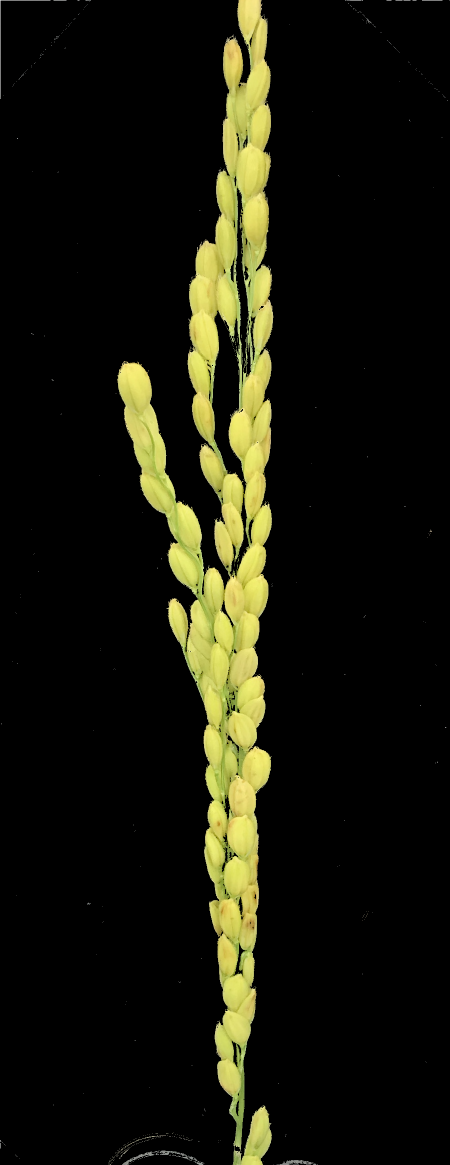
#> input picture image/shadow_IMG_0820.PNG, 900 x 2330 px (shown at 1/2 size); its folder holds only this picture in this run
$ python grain_counter.py
#> lines starting #> are read from the running program, lines starting #| are printed output that depends on the picture; after the words box and inside, x2 and y2 are one past the last pixel; in counts of white or black regions, pixels touching at a corner belong together
from cv2 import cv2 as cv
import numpy as np
from scipy import stats
import csv
import time
import os

image_list = os.listdir('./image')

for image_name in image_list:
    print(image_name)
    img = cv.imread('./image/'+image_name)
#> img is the input picture: shape (2330, 900, 3); mean B, G, R 11.8, 24.2, 24.4
    gray = cv.cvtColor(img,cv.COLOR_BGR2GRAY)
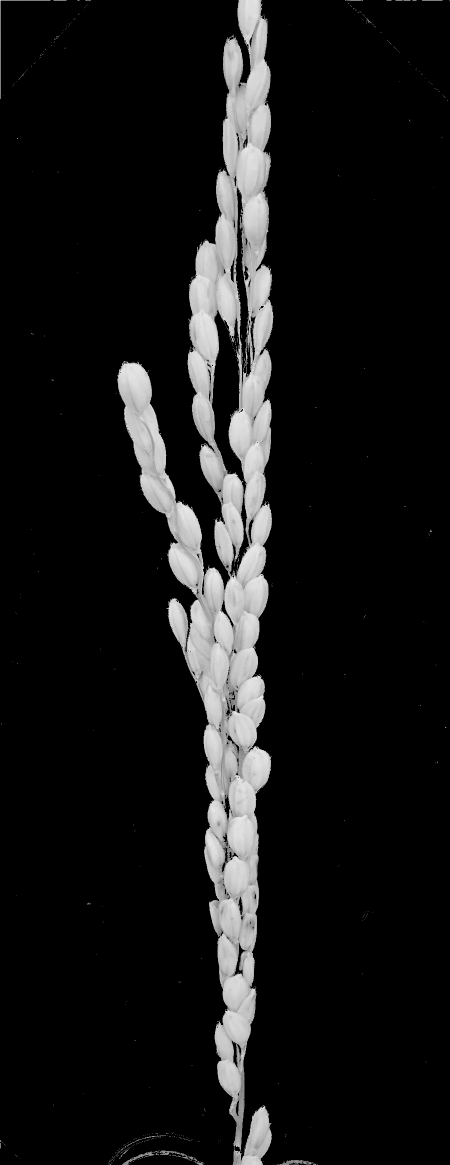
#> gray: shape (2330, 900) (shown at 1/2 size); min 0, max 255, mean 22.9
    ret,binary = cv.threshold(gray,127,255,cv.THRESH_BINARY)
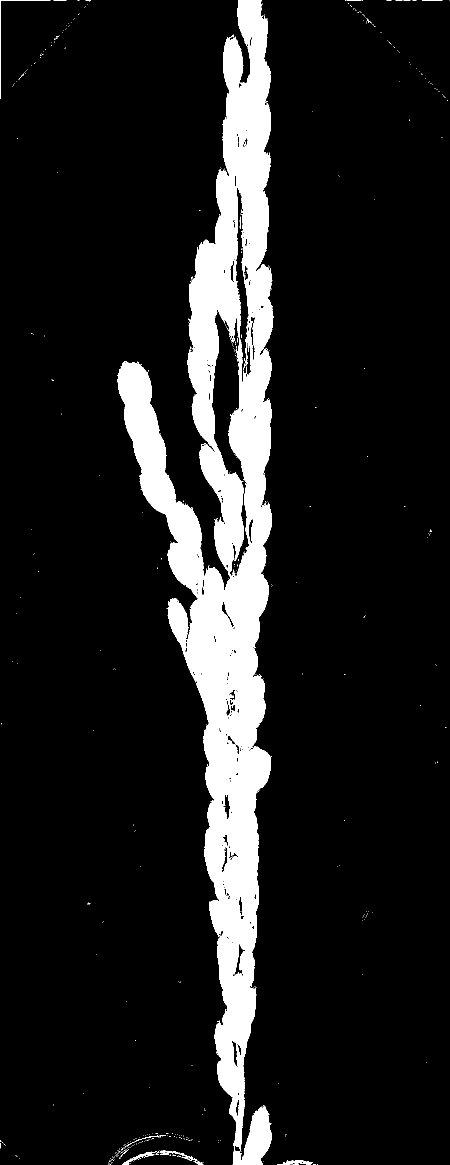
#> binary: shape (2330, 900) (shown at 1/2 size); 11.8% white; 441 white regions (428 under 20 px)

    copy = img.copy()
    contours,hierarchy=cv.findContours(binary,cv.RETR_LIST,cv.CHAIN_APPROX_NONE)
#> contours = 785 contours, 712 with area under 20; largest, box (x1, y1, x2, y2) and area: (234, 0, 547, 2330) 265036, (423, 619, 500, 1154) 14732, (470, 374, 503, 774) 5425, (464, 1884, 494, 1953) 526, (500, 631, 512, 722) 438
    copy=cv.drawContours(copy,contours,-1,(0,0,255),3)
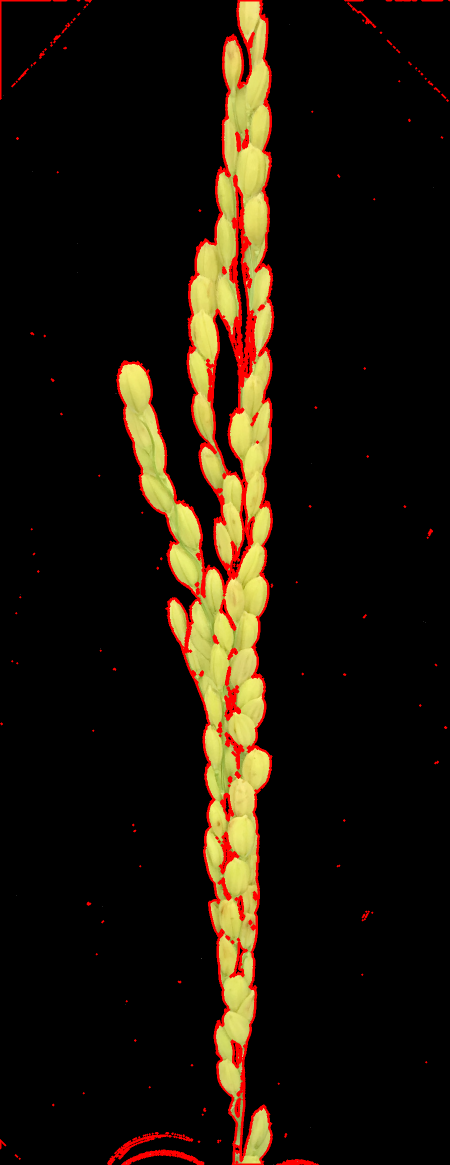
#> copy: shape (2330, 900, 3) (shown at 1/2 size); 3.55% of pixels changed, all inside (x1, y1, x2, y2) = (0, 0, 900, 2330)

    kernel = np.ones((10,10),np.uint8)
    erosion = cv.erode(binary,kernel,iterations = 1)#腐蝕
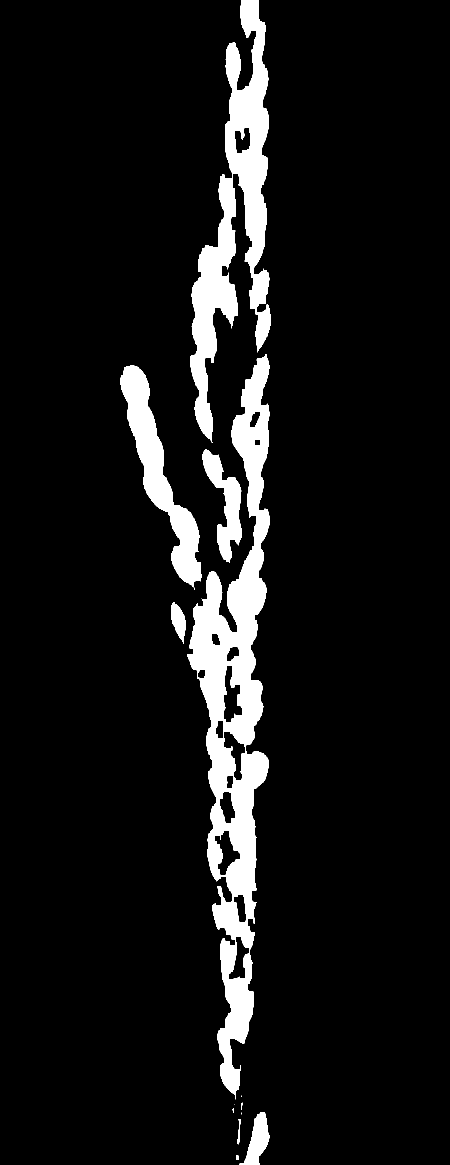
#> erosion: shape (2330, 900) (shown at 1/2 size); 8.2% white; 14 white regions (4 under 20 px), largest, box (x1, y1, x2, y2) and area: (374, 708, 540, 2199) 87879, (380, 0, 542, 886) 51836, (241, 731, 404, 1180) 20524

    cv.imwrite('./1_binary.png',binary)
    cv.imwrite('./2_erosion.png',erosion)

    HSV = cv.cvtColor(img,cv.COLOR_BGR2HSV)
#> HSV: shape (2330, 900, 3); mean H, S, V 3.6, 15.8, 24.8
    H,S,V = cv.split(HSV)
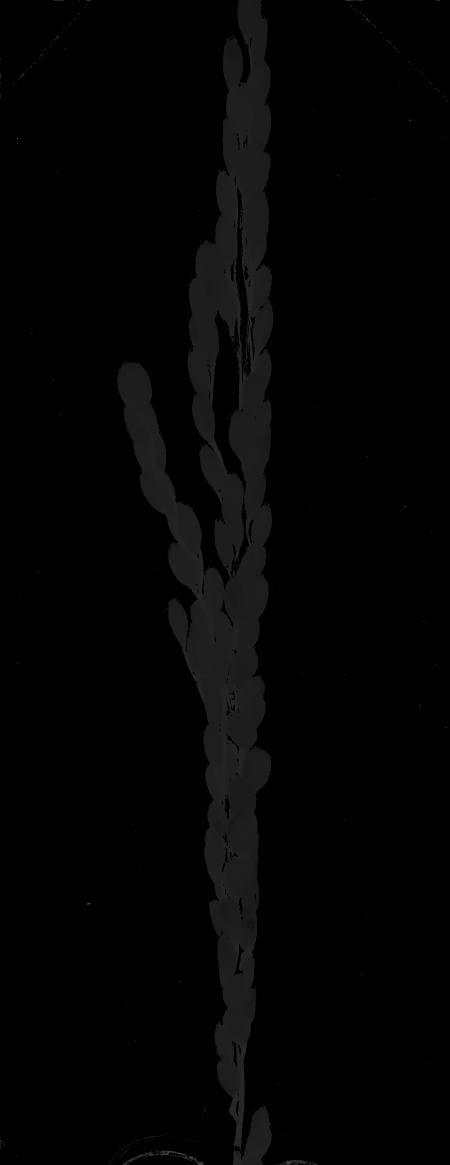
#> H: shape (2330, 900) (shown at 1/2 size); min 0, max 105, mean 3.6
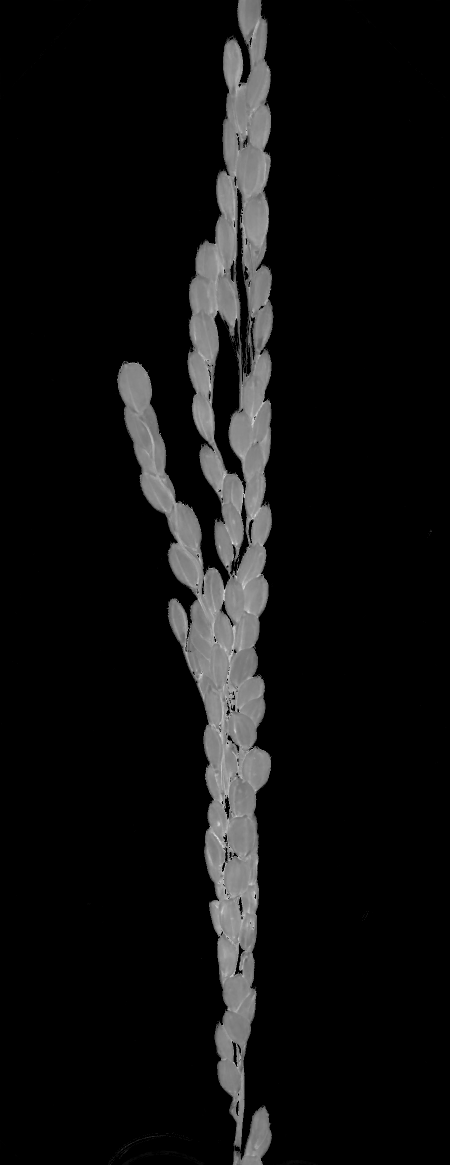
#> S: shape (2330, 900) (shown at 1/2 size); min 0, max 246, mean 15.8

    H_mode=[]
    for i in range(1,H.shape[0]):
        for j in range(1,H.shape[1]):
            if H[i,j]==0:
                pass
            elif H[i,j]>0:
                H_mode.append(H[i,j])
#> after the loop, H_mode = 248851 items
#> (the run stopped early here; a loop or call above may not have finished)

$ run again, on image/shadow_IMG_0853.PNG
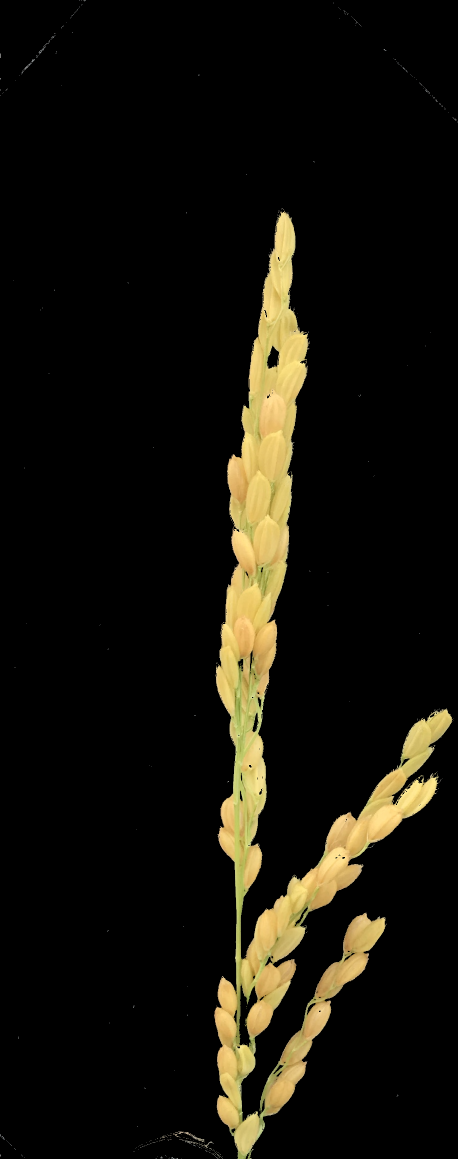
#> input picture image/shadow_IMG_0853.PNG, 916 x 2318 px (shown at 1/2 size)
#> img is the input picture: shape (2318, 916, 3); mean B, G, R 10.9, 19, 21.6
#> `ret,binary = cv.threshold(gray,127,255,cv.THRESH_BINARY)`:
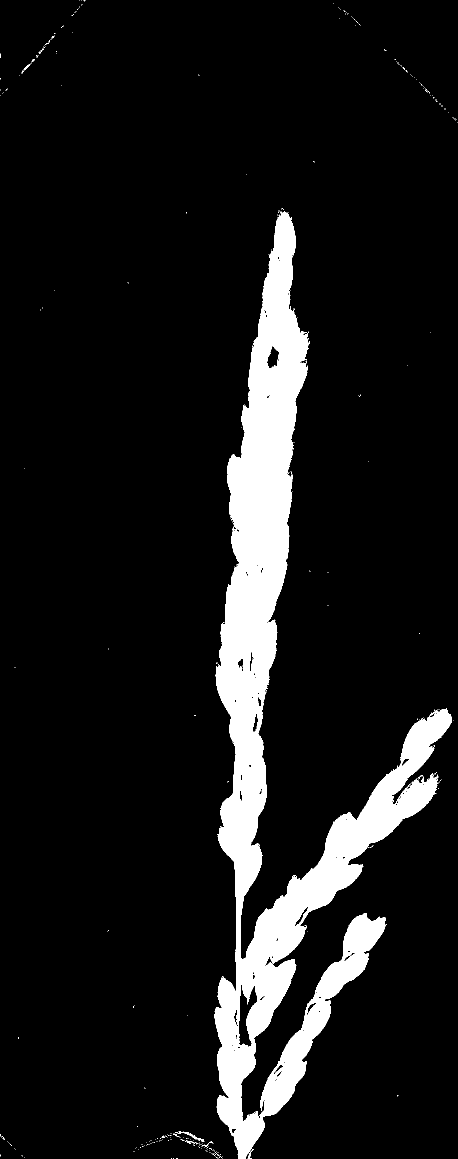
#> binary: shape (2318, 916) (shown at 1/2 size); 9.9% white; 300 white regions (293 under 20 px)
#> contours = 580 contours, 538 with area under 20; largest, box (x1, y1, x2, y2) and area: (429, 422, 904, 2318) 211663, (476, 1968, 516, 2095) 2492, (533, 691, 559, 738) 754, (504, 1425, 518, 1465) 270, (587, 1812, 617, 1854) 252
#> copy: shape (2318, 916, 3); 2.44% of pixels changed, all inside (x1, y1, x2, y2) = (0, 0, 916, 2318)
#> erosion: shape (2318, 916); 7.3% white; 8 white regions (3 under 20 px), largest, box (x1, y1, x2, y2) and area: (437, 431, 612, 1826) 90522, (476, 1426, 899, 2072) 39266, (435, 1964, 521, 2318) 11174, (529, 2001, 658, 2227) 6998, (640, 1835, 766, 1994) 6395
#> HSV: shape (2318, 916, 3); mean H, S, V 2.3, 12.6, 21.6
#> `H,S,V = cv.split(HSV)`:
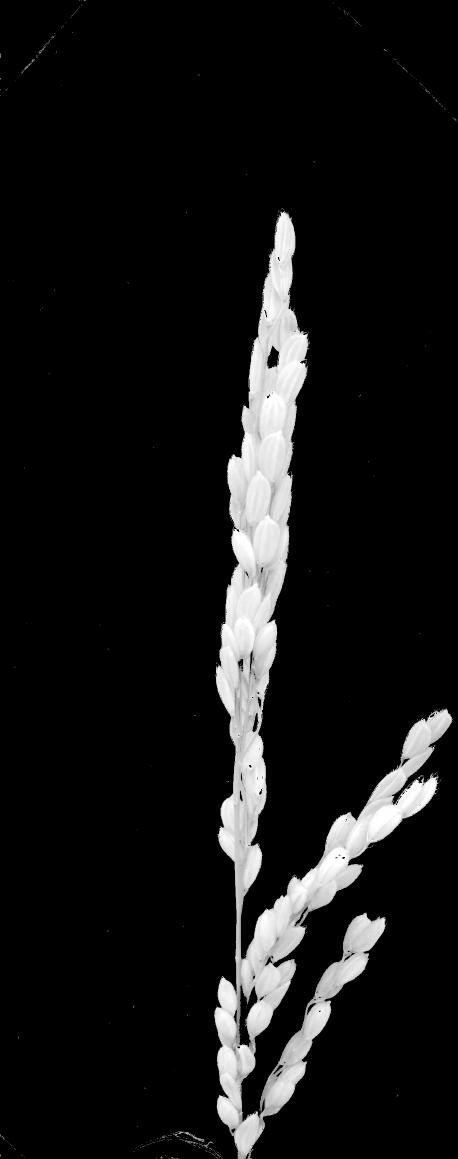
#> V: shape (2318, 916) (shown at 1/2 size); min 0, max 255, mean 21.6
#> after the loop `for i in range(1,H.shape[0]):`: H_mode = 212872 items

$ run again, on image/shadow_IMG_0862.PNG
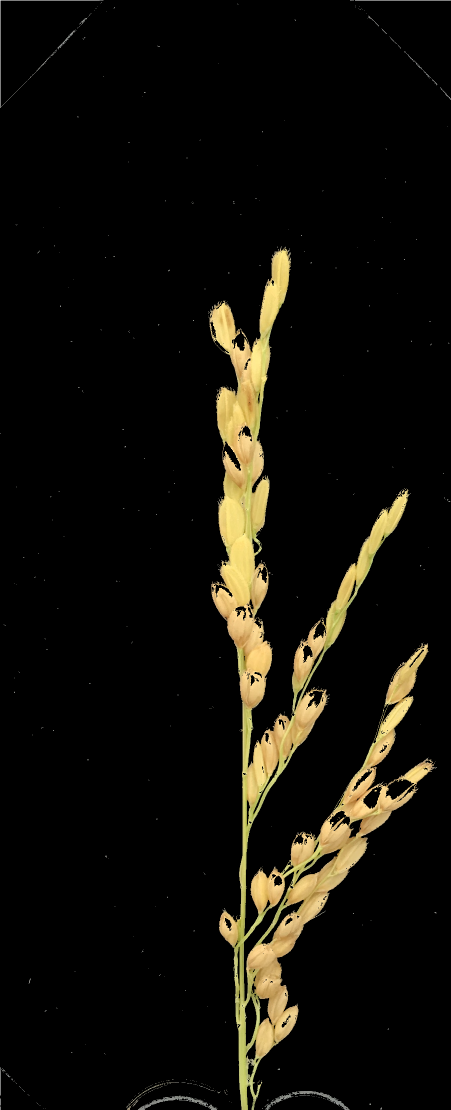
#> input picture image/shadow_IMG_0862.PNG, 902 x 2219 px (shown at 1/2 size)
#> img is the input picture: shape (2219, 902, 3); mean B, G, R 9.7, 16.1, 18.3
#> `ret,binary = cv.threshold(gray,127,255,cv.THRESH_BINARY)`:
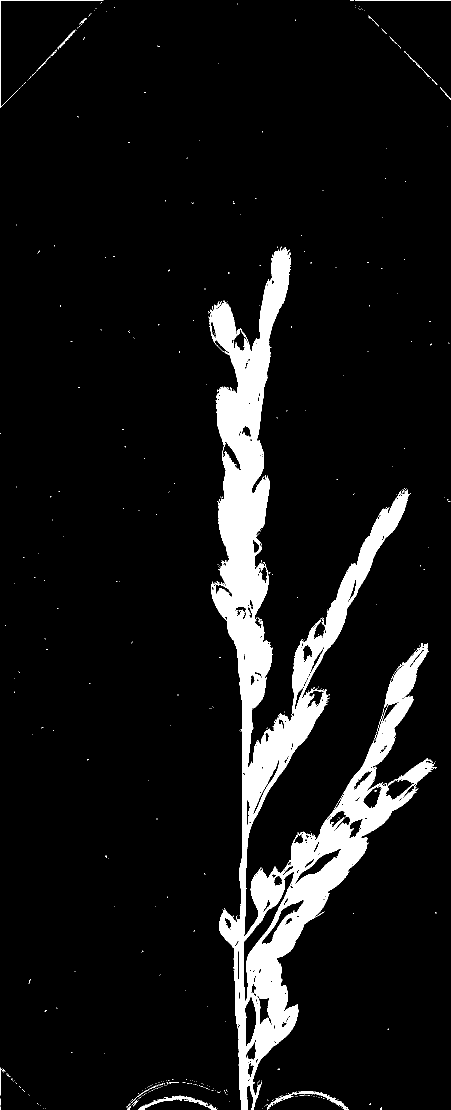
#> binary: shape (2219, 902) (shown at 1/2 size); 8.4% white; 474 white regions (455 under 20 px)
#> contours = 1060 contours, 958 with area under 20; largest, box (x1, y1, x2, y2) and area: (417, 493, 874, 2219) 180500, (486, 1742, 589, 2003) 3562, (489, 1991, 514, 2093) 1606, (588, 1696, 684, 1772) 1518, (522, 1798, 610, 1889) 1446
#> copy: shape (2219, 902, 3); 4.42% of pixels changed, all inside (x1, y1, x2, y2) = (0, 0, 902, 2219)
#> erosion: shape (2219, 902); 4.2% white; 34 white regions (15 under 20 px), largest, box (x1, y1, x2, y2) and area: (433, 507, 575, 1347) 37171, (498, 1649, 729, 2113) 16669, (485, 1357, 643, 1614) 9764
#> HSV: shape (2219, 902, 3); mean H, S, V 2, 10.1, 18.3
#> `H,S,V = cv.split(HSV)`:
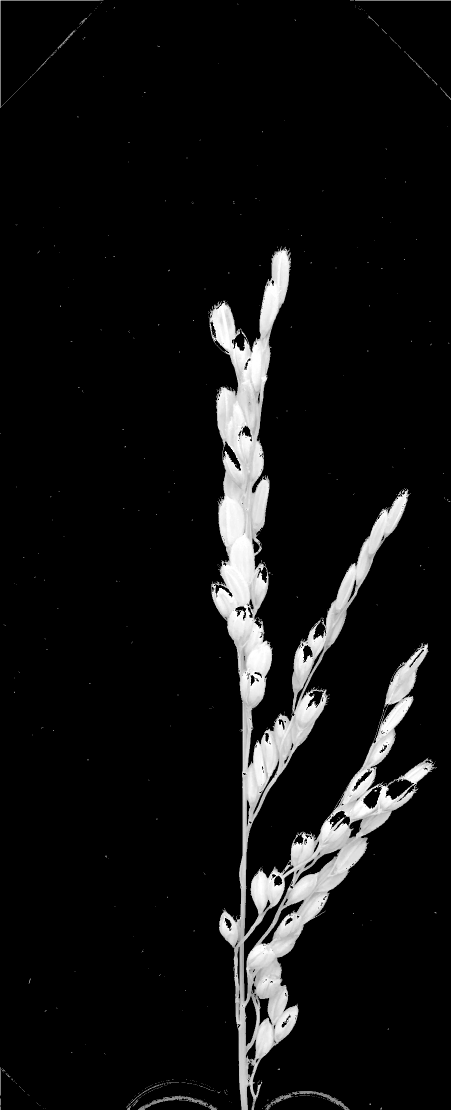
#> V: shape (2219, 902) (shown at 1/2 size); min 0, max 255, mean 18.3
#> after the loop `for i in range(1,H.shape[0]):`: H_mode = 169793 items

$ run again, on image/shadow_IMG_0867.PNG
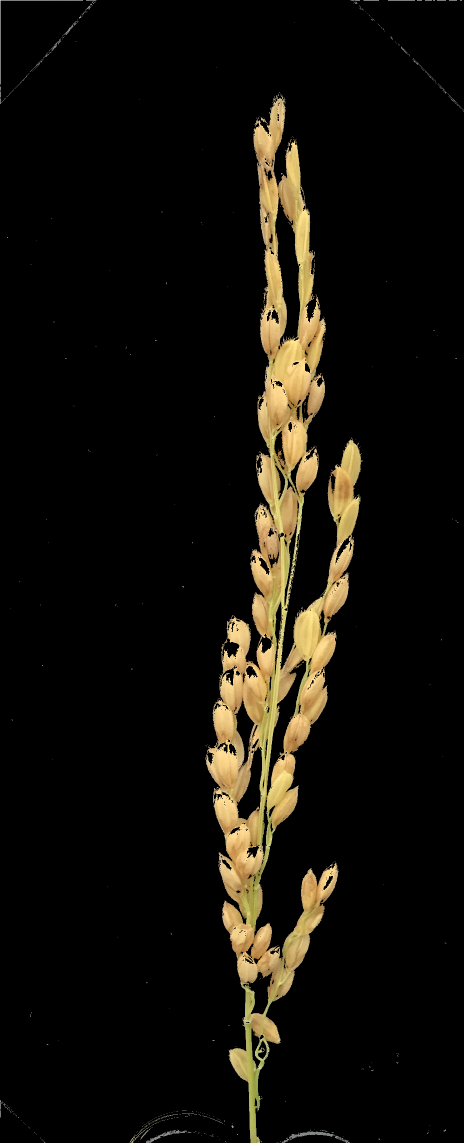
#> input picture image/shadow_IMG_0867.PNG, 928 x 2286 px (shown at 1/2 size)
#> img is the input picture: shape (2286, 928, 3); mean B, G, R 10.1, 16.5, 19.4
#> `ret,binary = cv.threshold(gray,127,255,cv.THRESH_BINARY)`:
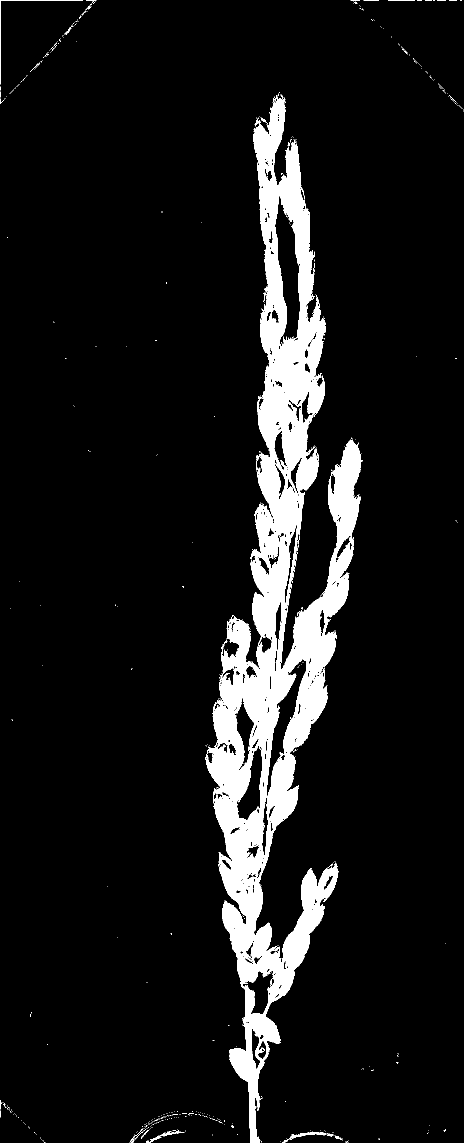
#> binary: shape (2286, 928) (shown at 1/2 size); 9.2% white; 452 white regions (432 under 20 px)
#> contours = 1289 contours, 1139 with area under 20; largest, box (x1, y1, x2, y2) and area: (411, 188, 725, 2286) 226956, (549, 384, 601, 694) 8670, (532, 1317, 614, 1594) 5644, (472, 1490, 525, 1641) 3876, (485, 1940, 550, 2030) 2756
#> copy: shape (2286, 928, 3); 4.8% of pixels changed, all inside (x1, y1, x2, y2) = (0, 0, 928, 2286)
#> erosion: shape (2286, 928); 4.4% white; 47 white regions (15 under 20 px), largest, box (x1, y1, x2, y2) and area: (524, 295, 645, 802) 18239, (446, 1170, 693, 1473) 14311, (446, 1629, 523, 1901) 7837
#> HSV: shape (2286, 928, 3); mean H, S, V 2, 11.5, 19.4
#> `H,S,V = cv.split(HSV)`:
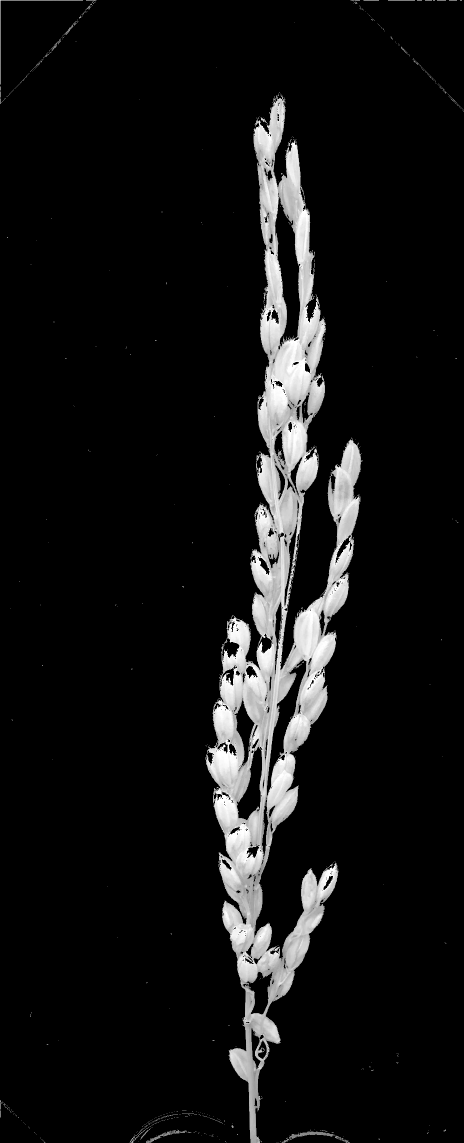
#> V: shape (2286, 928) (shown at 1/2 size); min 0, max 255, mean 19.4
#> after the loop `for i in range(1,H.shape[0]):`: H_mode = 199583 items
